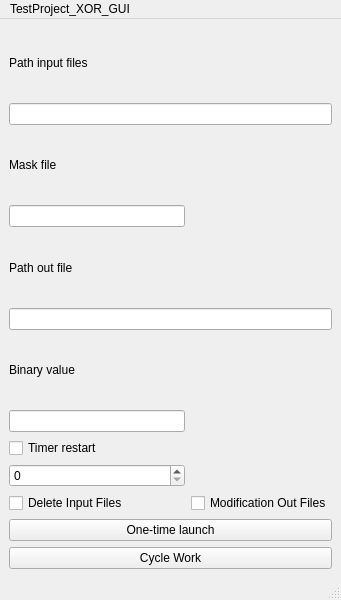
<?xml version="1.0" encoding="UTF-8"?>
<ui version="4.0">
 <class>MainWindow</class>
 <widget class="QMainWindow" name="MainWindow">
  <property name="geometry">
   <rect>
    <x>0</x>
    <y>0</y>
    <width>341</width>
    <height>600</height>
   </rect>
  </property>
  <property name="windowTitle">
   <string>MainWindow</string>
  </property>
  <widget class="QWidget" name="centralwidget">
   <layout class="QGridLayout" name="gridLayout">
    <item row="8" column="0" colspan="2">
     <widget class="QLineEdit" name="pathOutFiles">
      <property name="text">
       <string/>
      </property>
     </widget>
    </item>
    <item row="13" column="1">
     <widget class="QCheckBox" name="checkBoxModificOutFiles">
      <property name="text">
       <string>Modification Out Files</string>
      </property>
     </widget>
    </item>
    <item row="6" column="0">
     <widget class="QLineEdit" name="maskInputFiles">
      <property name="text">
       <string/>
      </property>
     </widget>
    </item>
    <item row="14" column="0" colspan="2">
     <widget class="QPushButton" name="oneTimeLaunchButton">
      <property name="text">
       <string>One-time launch</string>
      </property>
     </widget>
    </item>
    <item row="11" column="0">
     <widget class="QCheckBox" name="checkBoxTimer">
      <property name="text">
       <string>Timer restart</string>
      </property>
     </widget>
    </item>
    <item row="7" column="0">
     <widget class="QLabel" name="label_3">
      <property name="text">
       <string>Path out file</string>
      </property>
     </widget>
    </item>
    <item row="13" column="0">
     <widget class="QCheckBox" name="checkBoxDeleteFiles">
      <property name="text">
       <string>Delete Input Files</string>
      </property>
     </widget>
    </item>
    <item row="9" column="0">
     <widget class="QLabel" name="label_4">
      <property name="text">
       <string>Binary value</string>
      </property>
     </widget>
    </item>
    <item row="15" column="0" colspan="2">
     <widget class="QPushButton" name="cycleWorkButton">
      <property name="text">
       <string>Cycle Work</string>
      </property>
     </widget>
    </item>
    <item row="0" column="0">
     <widget class="QLabel" name="label_2">
      <property name="text">
       <string>Path input files</string>
      </property>
     </widget>
    </item>
    <item row="3" column="0">
     <widget class="QLabel" name="label">
      <property name="text">
       <string>Mask file</string>
      </property>
     </widget>
    </item>
    <item row="2" column="0" colspan="2">
     <widget class="QLineEdit" name="pathInputFiles">
      <property name="text">
       <string/>
      </property>
     </widget>
    </item>
    <item row="10" column="0">
     <widget class="QLineEdit" name="binaryValue">
      <property name="text">
       <string/>
      </property>
     </widget>
    </item>
    <item row="12" column="0">
     <widget class="QSpinBox" name="spinBoxTimer"/>
    </item>
   </layout>
  </widget>
  <widget class="QMenuBar" name="menubar">
   <property name="geometry">
    <rect>
     <x>0</x>
     <y>0</y>
     <width>341</width>
     <height>23</height>
    </rect>
   </property>
   <widget class="QMenu" name="menuTestProject_XOR_GUI">
    <property name="title">
     <string>TestProject_XOR_GUI</string>
    </property>
   </widget>
   <addaction name="menuTestProject_XOR_GUI"/>
  </widget>
  <widget class="QStatusBar" name="statusbar"/>
 </widget>
 <resources/>
 <connections/>
</ui>
